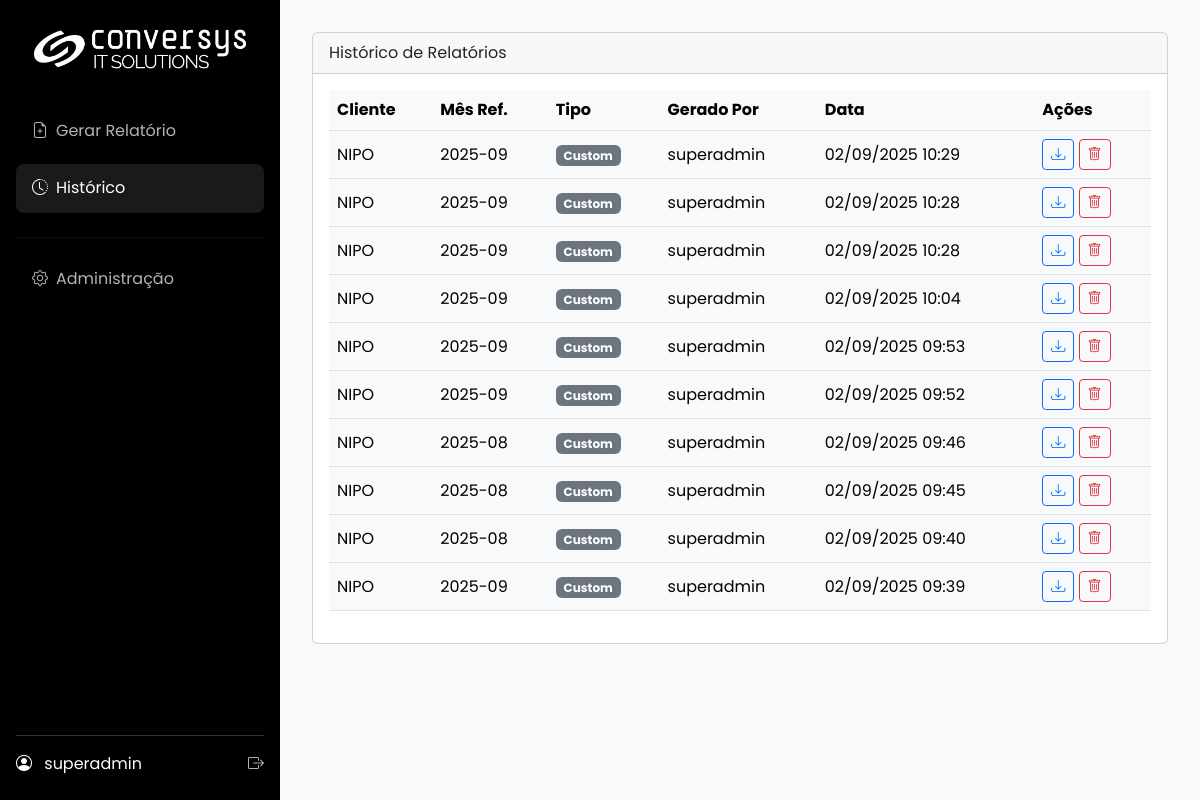
/history (signed in), run on an earlier commit of the app's database.
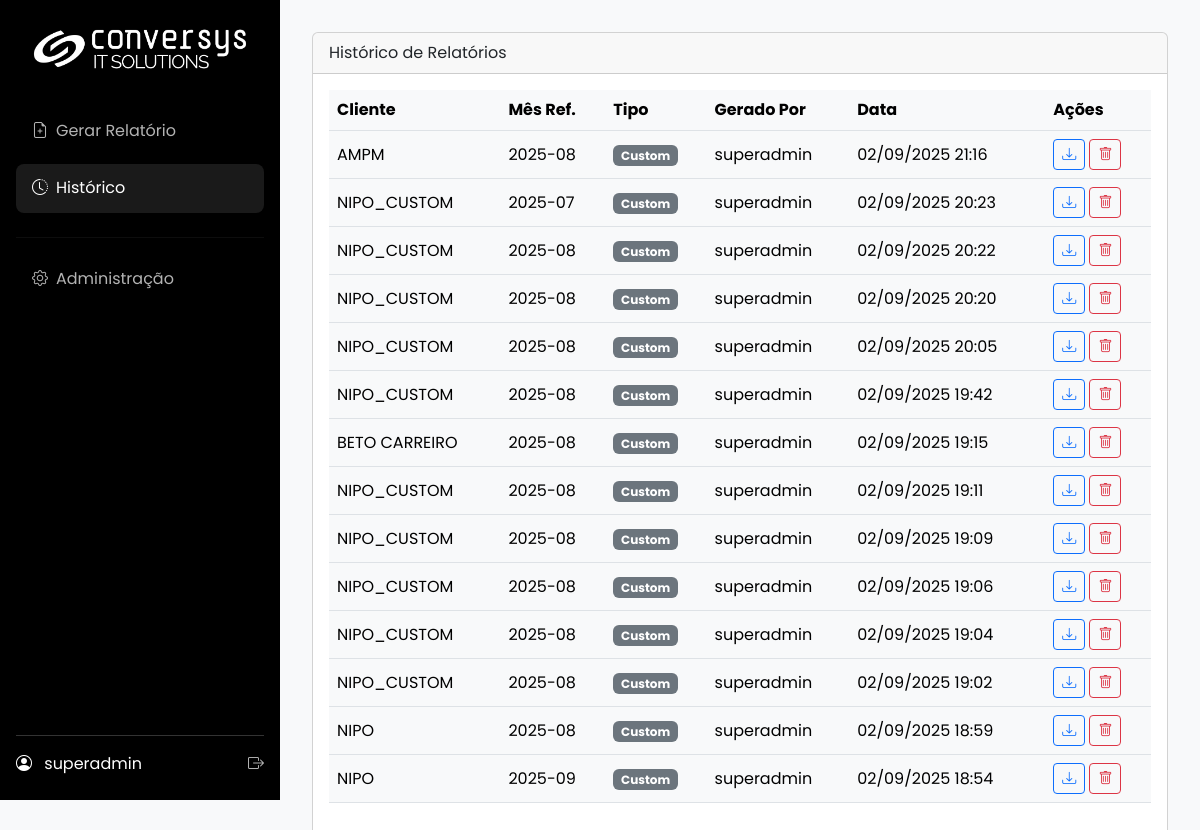
And on a later commit of the database.
### app/models.py (models this page shows, shortened)
class Report(db.Model):
    id = db.Column(db.Integer, primary_key=True)
    filename = db.Column(db.String(255), unique=True, nullable=False)
    file_path = db.Column(db.String(255), nullable=False)
    created_at = db.Column(db.DateTime, default=dt.datetime.utcnow)
    reference_month = db.Column(db.String(7), nullable=False)
    user_id = db.Column(db.Integer, db.ForeignKey('user.id'), nullable=False)
    client_id = db.Column(db.Integer, db.ForeignKey('client.id'), nullable=False)
    report_type = db.Column(db.String(50), default='custom', nullable=False)

class Client(db.Model):
    id = db.Column(db.Integer, primary_key=True)
    name = db.Column(db.String(100), nullable=False, unique=True)
    zabbix_url = db.Column(db.String(255), nullable=False)
    zabbix_user = db.Column(db.String(100), nullable=False)
    zabbix_password = db.Column(db.String(255), nullable=False)
    sla_contract = db.Column(db.Float, nullable=False, default=99.9)
    logo_path = db.Column(db.String(255))
    reports = db.relationship('Report', backref='client', lazy='dynamic')
    users = db.relationship('User', secondary=user_client_association, back_populates='clients')
    zabbix_groups = db.relationship('ClientZabbixGroup', backref='client', lazy='dynamic', cascade="all, delete-orphan")

class User(UserMixin, db.Model):
    id = db.Column(db.Integer, primary_key=True)
    username = db.Column(db.String(64), index=True, unique=True)
    email = db.Column(db.String(120), index=True, unique=True)
    password_hash = db.Column(db.String(256))
    role_id = db.Column(db.Integer, db.ForeignKey('role.id'))
    reports = db.relationship('Report', backref='user', lazy='dynamic')
    clients = db.relationship('Client', secondary=user_client_association, back_populates='users')
    def has_role(self, role_name):
        return self.role.name == role_name

### app/main/routes.py (the view)
@main.route('/history')
@login_required
def history():
    query = Report.query
    if current_user.has_role('client'):
        client_ids = [c.id for c in current_user.clients]
        query = query.filter(Report.client_id.in_(client_ids))
    reports = query.order_by(Report.created_at.desc()).all()
    return render_template('history.html', title="HistÃ³rico", reports=reports)

### app/__init__.py (called while the page is built)
@login_manager.user_loader
def load_user(user_id):
    from .models import User
    return db.session.get(User, int(user_id))

def _ensure_request_id():
    rid = getattr(g, "request_id", None)
    if not rid:
        rid = uuid.uuid4().hex
        g.request_id = rid
    return rid

### app/main/routes.py (called while the page is built, shortened)
@main.before_app_request
def before_request_func():
    cfg = SystemConfig.query.first()
    g.sys_config = cfg

### app/templates/history.html (shortened to what this page needs)
{% extends 'base.html' %}
{% block content %}
<div class="card">
    <div class="card-header">Histórico de Relatórios</div>
    <div class="card-body">
        <div class="table-responsive">
            <table class="table table-hover align-middle">
            <thead>
                <tr>
                    <th>Cliente</th>
                    <th>Mês Ref.</th>
                    <th>Tipo</th>
                    <th>Gerado Por</th>
                    <th>Data</th>
                    <th>Ações</th>
                </tr>
            </thead>
            <tbody>
            {% for report in reports %}
            <tr>
                <td>{{ report.client.name }}</td>
                <td>{{ report.reference_month }}</td>
                <td><span class="badge bg-secondary">{{ report.report_type.replace('_', ' ')|title }}</span></td>
                <td>{{ report.user.username }}</td>
                <td>{{ report.created_at.strftime('%d/%m/%Y %H:%M') }}</td>
                <td>
                    <a href="{{ url_for('main.download_report', report_id=report.id) }}" class="btn btn-sm btn-outline-primary" title="Baixar Novamente">
                        <i class="bi bi-download"></i>
                    </a>
                    <button class="btn btn-sm btn-outline-danger" title="Excluir Relatório" onclick="confirmDelete('{{ url_for('main.delete_report', report_id=report.id) }}')">
                        <i class="bi bi-trash"></i>
                    </button>
                </td>
            </tr>
            {% else %}
            <tr><td colspan="6" class="text-center text-muted p-4">Nenhum relatório no histórico.</td></tr>
            {% endfor %}
            </tbody>
            </table>
        </div>
    </div>
</div>
{% endblock %}

What changed in the data, as far as the page shows it:
removed Report: client.name "NIPO", reference_month "2025-09", report_type.replace "Custom", user.username "superadmin", created_at "02/09/2025 10:28"
added Report: client.name "AMPM", reference_month "2025-08", report_type.replace "Custom", user.username "superadmin", created_at "02/09/2025 21:16"
added Report: client.name "NIPO_CUSTOM", reference_month "2025-07", report_type.replace "Custom", user.username "superadmin", created_at "02/09/2025 20:23"
added Report: client.name "NIPO_CUSTOM", reference_month "2025-08", report_type.replace "Custom", user.username "superadmin", created_at "02/09/2025 20:22"
added Report: client.name "NIPO_CUSTOM", reference_month "2025-08", report_type.replace "Custom", user.username "superadmin", created_at "02/09/2025 20:20"
changed Report (number 5 of 14 on the later page): client.name "NIPO" → "NIPO_CUSTOM"; reference_month "2025-09" → "2025-08"; created_at "02/09/2025 10:29" → "02/09/2025 20:05"
changed Report (number 6 of 14 on the later page): client.name "NIPO" → "NIPO_CUSTOM"; reference_month "2025-09" → "2025-08"; created_at "02/09/2025 10:28" → "02/09/2025 19:42"
added Report: client.name "BETO CARREIRO", reference_month "2025-08", report_type.replace "Custom", user.username "superadmin", created_at "02/09/2025 19:15"
changed Report (number 8 of 14 on the later page): client.name "NIPO" → "NIPO_CUSTOM"; reference_month "2025-09" → "2025-08"; created_at "02/09/2025 10:04" → "02/09/2025 19:11"
changed Report (number 9 of 14 on the later page): client.name "NIPO" → "NIPO_CUSTOM"; reference_month "2025-09" → "2025-08"; created_at "02/09/2025 09:53" → "02/09/2025 19:09"
changed Report (number 10 of 14 on the later page): client.name "NIPO" → "NIPO_CUSTOM"; reference_month "2025-09" → "2025-08"; created_at "02/09/2025 09:52" → "02/09/2025 19:06"
changed Report (number 11 of 14 on the later page): client.name "NIPO" → "NIPO_CUSTOM"; created_at "02/09/2025 09:46" → "02/09/2025 19:04"
changed Report (number 12 of 14 on the later page): client.name "NIPO" → "NIPO_CUSTOM"; created_at "02/09/2025 09:45" → "02/09/2025 19:02"
changed Report (number 13 of 14 on the later page): created_at "02/09/2025 09:40" → "02/09/2025 18:59"
changed Report (number 14 of 14 on the later page): created_at "02/09/2025 09:39" → "02/09/2025 18:54"
